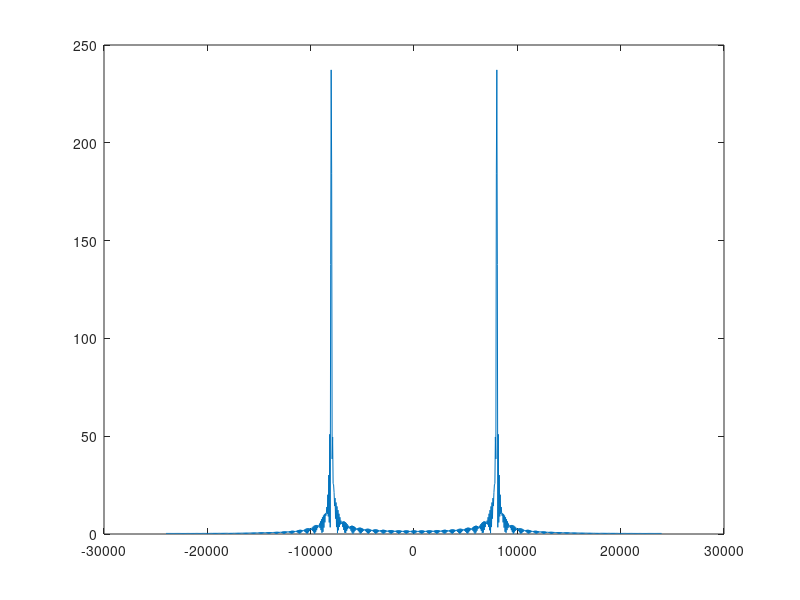

Source code (MATLAB): (Note: this script raises an error after producing the figure.)
clc; clear all; close all hidden;

fp = 8000; %Hz
Fs = 48000; % samples per second [Hz]
samples = 1024;
Tf = samples/Fs; %s
T = 1/Fs;

function x = g(t, fp, Tp)
    x=0;
    if t < Tp
        x = sin(2*pi*fp*t);
    end
end

% avec les param de l'énoncé
t = linspace(0, Tf, samples);
x = zeros(size(t));
for k = 1:length(t)
    x(k) = g(t(k), fp, 0.01);
end

% fft avant de l'émettre et enregistrer
figure;
plot(Fs/samples*(-samples/2:samples/2-1), abs(fftshift(fft(x))))


player = audioplayer(repmat(x, 1, 50), Fs);
play(player);

recorder = audiorecorder(Fs, 16, 1);
record(recorder, Tf);

pause(Tf+1);

x_recorded = [getaudiodata(recorder)];
samples_recorded = length(x_recorded);

%plot(t, x_recorded');

fft_results = fft(x_recorded);
centered_fft_results = fftshift(fft_results); 

figure;
plot(Fs/samples_recorded*(-samples_recorded/2:samples_recorded/2-1), abs(centered_fft_results));



% avec un signal plus court
t = linspace(0, Tf, samples);
x = zeros(size(t));
for k = 1:length(t)
    x(k) = g(t(k), fp, 0.001);
end

figure;
plot(Fs/samples*(-samples/2:samples/2-1), abs(fftshift(fft(x))))